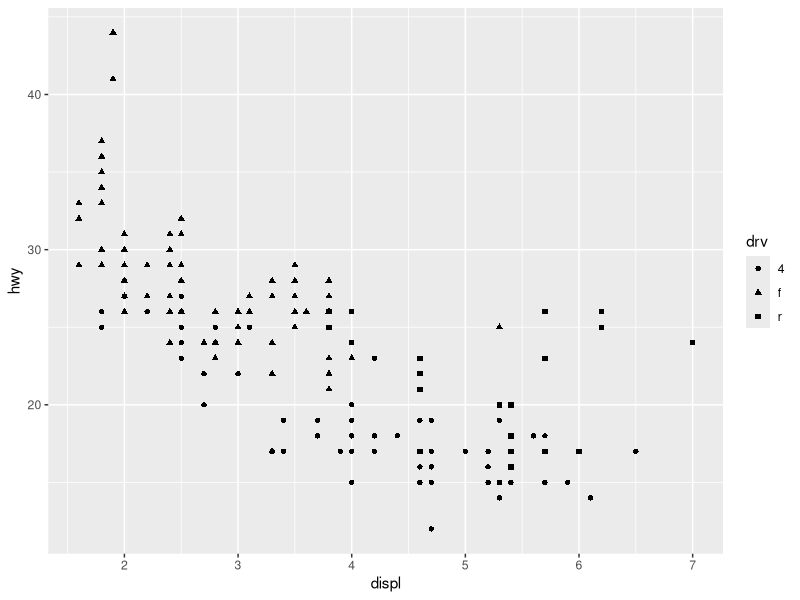
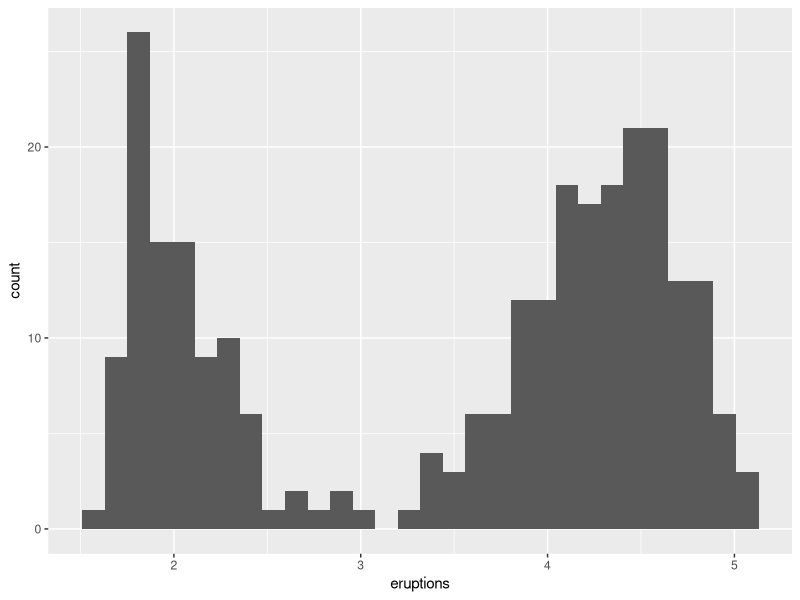
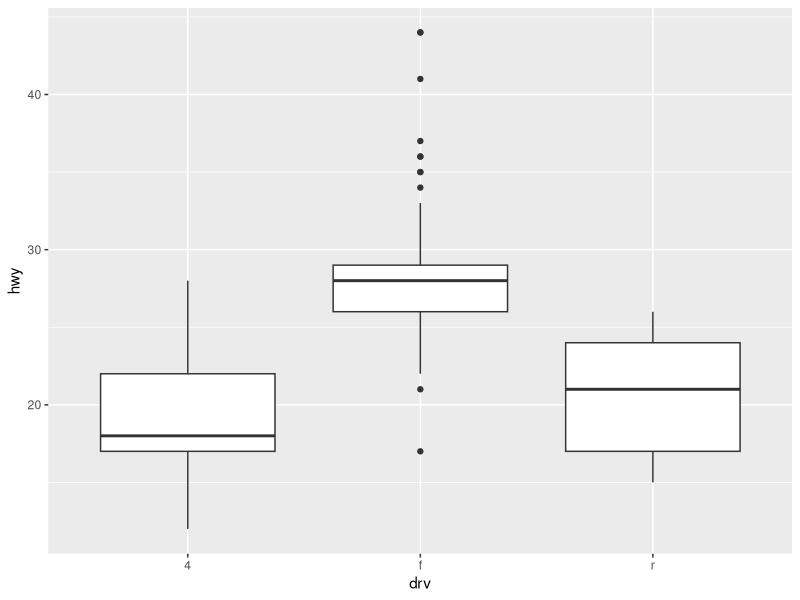
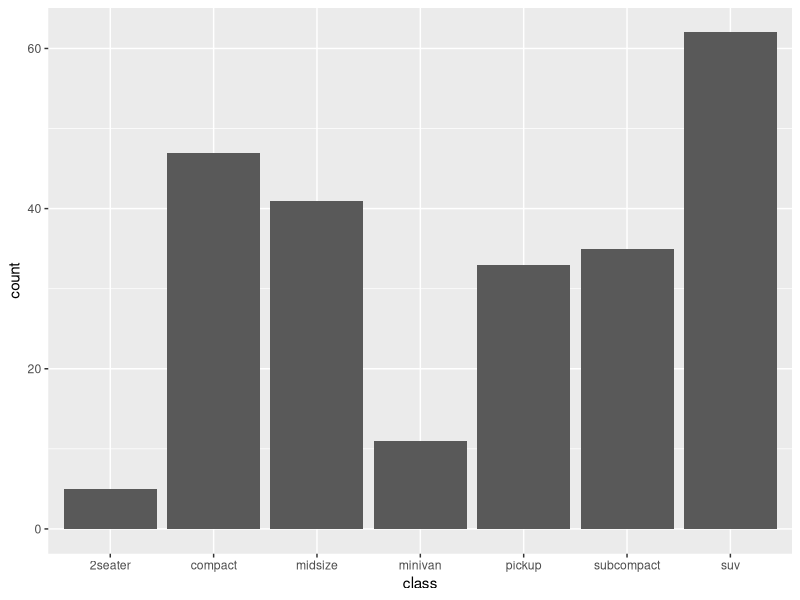
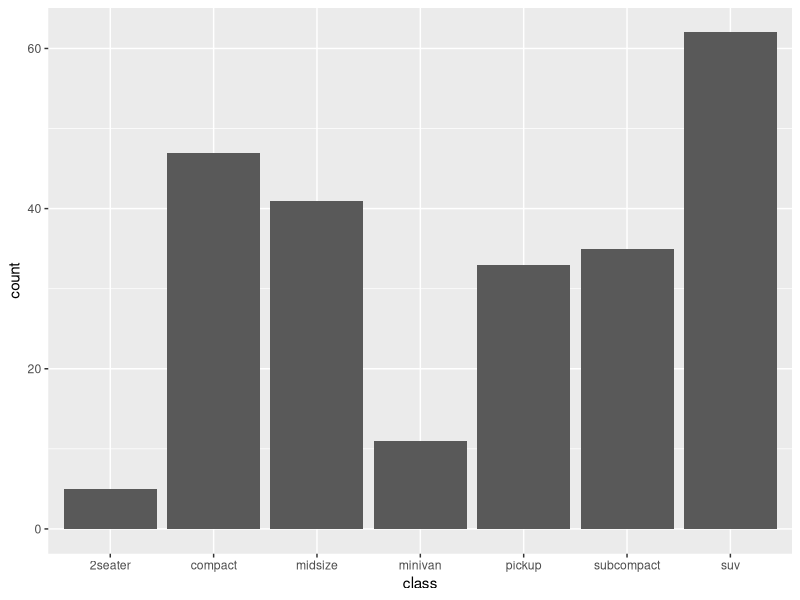
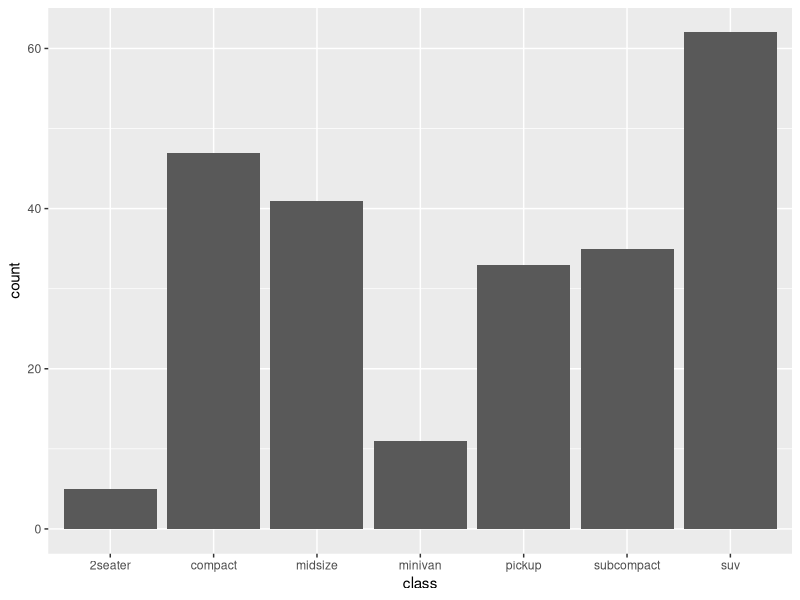
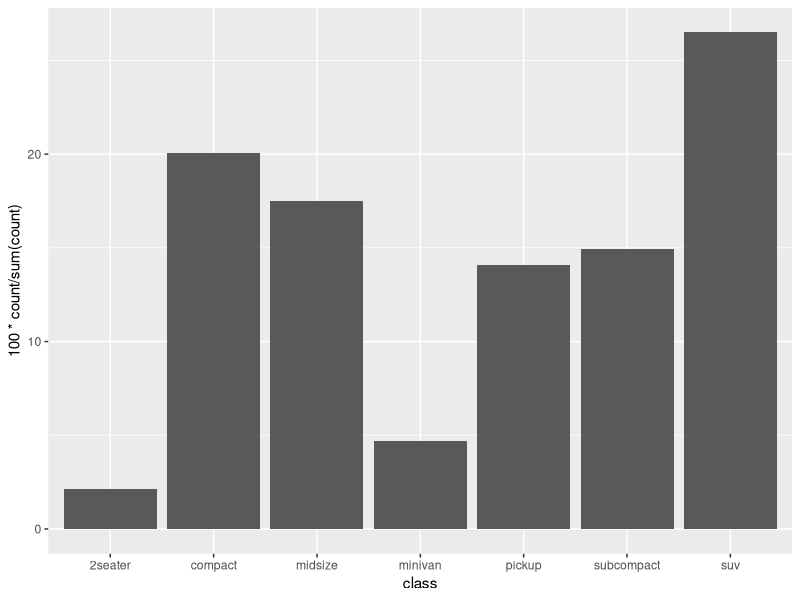
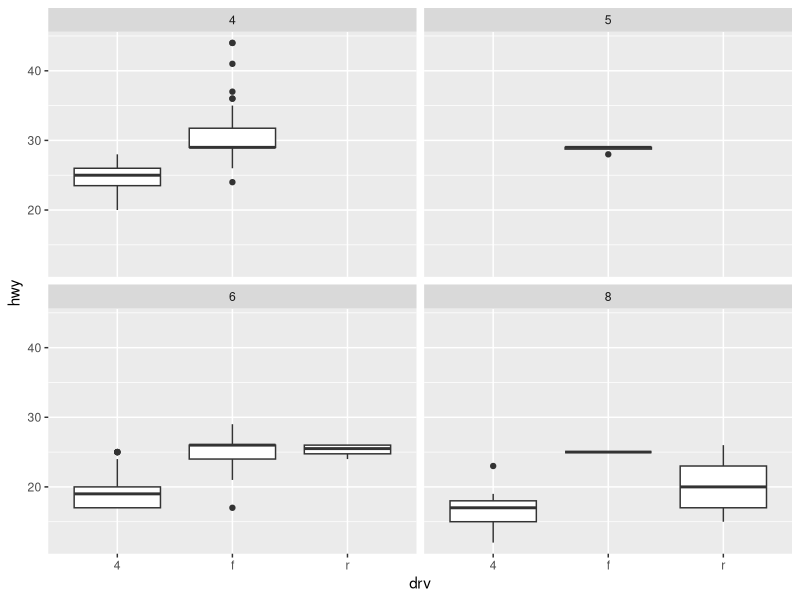

These charts were generated, in order, by the following R code:
## ---- chunk 1
library(ggplot2)
ggplot(data = mpg, 
       mapping = aes(x = displ, y = hwy,
                     shape = drv)) + geom_point()
## ---- chunk 2
ggplot(faithful) + 
  geom_histogram(aes(x = eruptions))
## ---- chunk 3
ggplot(data = mpg, aes(x = drv, y = hwy)) + 
  geom_boxplot()
## ---- chunk 4
ggplot(mpg) + 
  geom_bar(aes(x = class))
## ---- chunk 5
library(dplyr)
mpg_counted <- mpg %>% 
  count(class, name = 'count')
ggplot(mpg_counted) + 
  geom_bar(aes(x = class, y = count), 
           stat = 'identity')
## ---- chunk 6
ggplot(mpg_counted) + 
  geom_col(aes(x = class, y = count))
## ---- chunk 7
ggplot(mpg) + 
  geom_bar(aes(x = class, y = after_stat(100 * count / sum(count))))
## ---- chunk 8
ggplot(mpg, aes(x = drv, y = hwy)) + 
  geom_boxplot() + facet_wrap(~cyl)
## ---- chunk 9
ggplot(mpg, aes(x = displ, y = hwy)) + 
  geom_point() + facet_grid(year~cyl) 
## ---- chunk 10
ggplot(faithful,
 aes(x = eruptions, y = waiting)) +
 geom_density_2d() +
 geom_point() # Order matters! This puts the points on top of the contour lines
## ---- chunk 11
ggplot(mpg) + 
  geom_boxplot(aes(x = manufacturer,
                   y = hwy, fill = class), 
               color = "tomato3", 
               linewidth = 1) + 
  scale_fill_brewer(type = 'qual')
## ---- chunk 12
ggplot(mpg) + 
  geom_point(aes(x = displ, 
                 y = hwy, 
                 color = class), 
             size = 4) + 
  scale_color_brewer(type = 'qual')
## ---- chunk 13
df_shapes <- data.frame(shape = 0:24)
ggplot(df_shapes, aes(0, 0, shape = shape)) +
  geom_point(aes(shape = shape), 
             size = 6, fill = 2) + # 2 is color "#DF536B"
  scale_shape_identity() +
  facet_wrap(~shape) +
  theme_void() 
## ---- chunk 14
suppressPackageStartupMessages(library(cowplot))
ggplot(economics_long, aes(date, value01)) + 
  geom_line(aes(linetype = variable)) + theme_cowplot()
## ---- chunk 15
ggplot(mtcars, aes(mpg, wt)) +
  geom_point(aes(colour = factor(cyl)), 
             size = 4) + 
  scale_colour_manual(values = c("red", 
                                 "blue",
                                 "green"),
                      labels = c("four", 
                                 "six",
                                 "eight"),
                      name = "Cylinders") +
  theme_cowplot()
## ---- chunk 16
ggplot(mpg) + geom_bar(aes(y = class)) +
 facet_wrap(~year) +
 labs(title = "Number of car models per class",
      caption = "source: http://fueleconomy.gov",
      x = NULL,
      y = NULL) +
 scale_x_continuous(expand = c(0, NA)) +
 theme_minimal() +
 theme(
  text = element_text('Skolar Sans'),
  strip.text = element_text(face = 'bold',
  hjust = 0),
  plot.caption = element_text(face = 'italic'),
  panel.grid.major = element_line('white',
  size = 0.5),
  panel.grid.minor = element_blank(),
  panel.grid.major.y = element_blank(),
  panel.ontop = TRUE)
